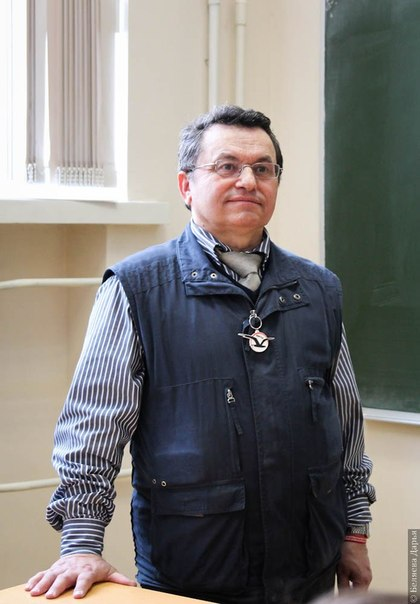
//> input picture 6sem/opencv/bin/donov.jpg, 420 x 604 px
$ ./main   (built with g++ and OpenCV 4)
//> lines starting //> are read from the running program, lines starting //| are printed output that depends on the picture
#include <opencv/cv.hpp>
#include <opencv/highgui.h>
#include<iostream>

using namespace cv;

Mat src, src_gray;
Mat dst, detected_edges;
int lowThreshold = 9;
const int max_lowThreshold = 100;
const int ratio = 3;
const int kernel_size = 3;
const char* window_name = "Edge Map";

Mat CannyThreshold(Mat src, Mat dst)
{
    cvtColor(src, src_gray, COLOR_BGR2GRAY);
    blur(src_gray, detected_edges, Size(3, 3));
    Canny(detected_edges, detected_edges, lowThreshold, lowThreshold * ratio, kernel_size);
    dst = Scalar::all(255);
    src.copyTo(dst, detected_edges);
    //imshow(window_name, dst);
    return dst;
}


int main()
{
    Mat image;
    image = imread("donov.jpg", CV_LOAD_IMAGE_COLOR);
//> image is the input picture: 604 rows x 420 cols, CV_8UC3; mean B, G, R 120.7, 123.3, 126.3

    // [5 lines of commented-out code are left out]

    Mat blured;
    GaussianBlur(image, blured, Size(15, 15), 0, 0);

    // [5 lines of commented-out code are left out]

    Mat grayScale;
    cvtColor(image, grayScale, COLOR_BGR2GRAY);
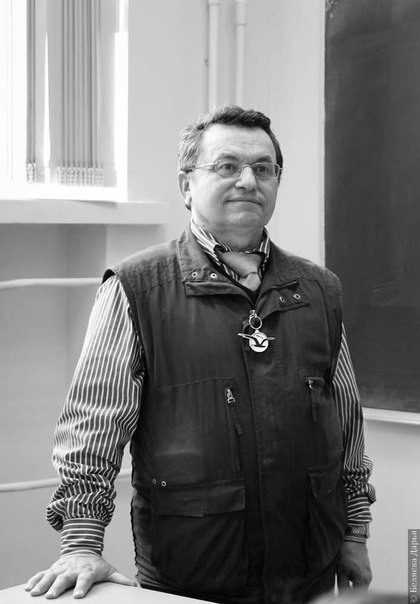
//> grayScale: 604 rows x 420 cols, CV_8UC1; min 0, max 255, mean 123.9

    Mat dX, dY;
    Sobel(grayScale, dX, CV_32F, 1, 0);
    Sobel(grayScale, dY, CV_32F, 0, 1);
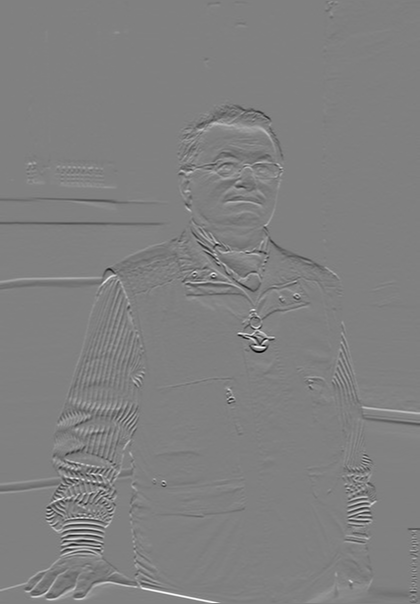
//> dY: 604 rows x 420 cols, CV_32FC1; min -947, max 931, mean -0.3; drawn with min black and max white

    // [5 lines of commented-out code are left out]

    Mat mag, ang;
    cartToPolar(dX, dY, mag, ang);
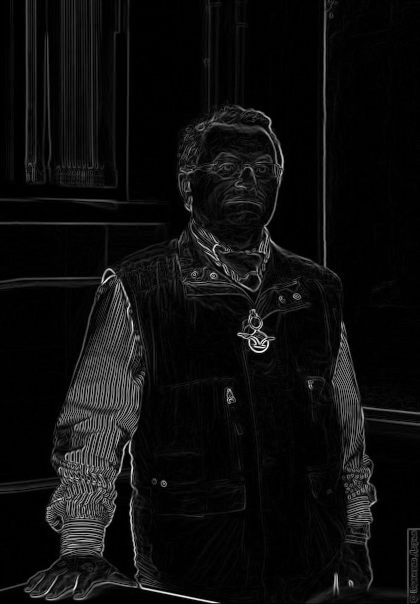
//> mag: 604 rows x 420 cols, CV_32FC1; min 0, max 1005.2, mean 55; drawn with min black and max white
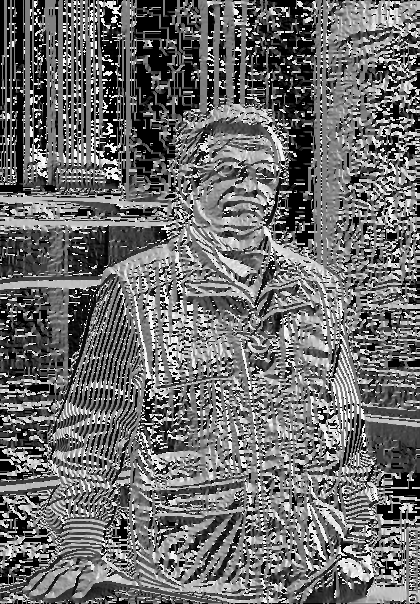
//> ang: 604 rows x 420 cols, CV_32FC1; min 0, max 6.28, mean 2.69; drawn with min black and max white

    auto it = std::max_element(mag.begin<float>(), mag.end<float>());
    auto max_elem = mag.at<float>(it.pos());
//> max_elem = 1005.2
    mag /= max_elem;

    // [23 lines of commented-out code are left out]


    VideoCapture cap(0);
    if (!cap.isOpened())
        return -1;
    namedWindow("frame", CV_WINDOW_AUTOSIZE);
    while (true)
    {
        Mat frame, dst;
        cap >> frame;
        dst.create(frame.size(), frame.type());
        Mat final;
        flip(CannyThreshold(frame, dst), final, 1);
//> in CannyThreshold, `Canny(detected_edges, detected_edges, lowThreshold, lowThreshold * rat..`:
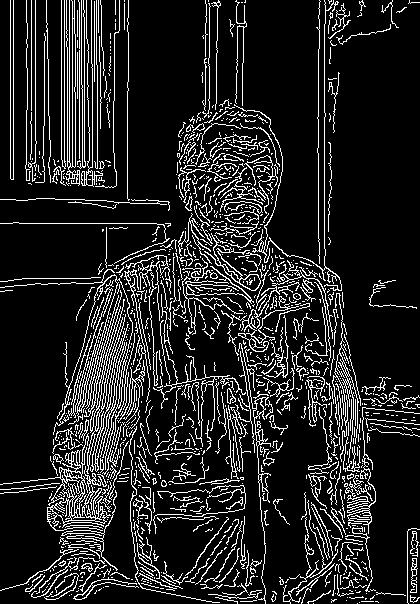
//> detected_edges: 604 rows x 420 cols, CV_8UC1; 13.7% white in thin lines or dots
//> in CannyThreshold, `src.copyTo(dst, detected_edges);`:
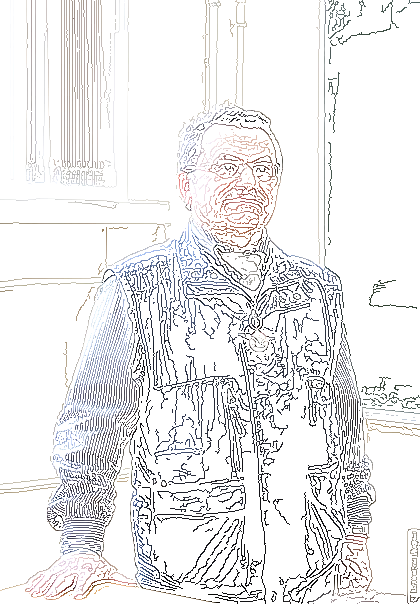
//> dst: 604 rows x 420 cols, CV_8UC3; mean B, G, R 235.7, 234.8, 235.2
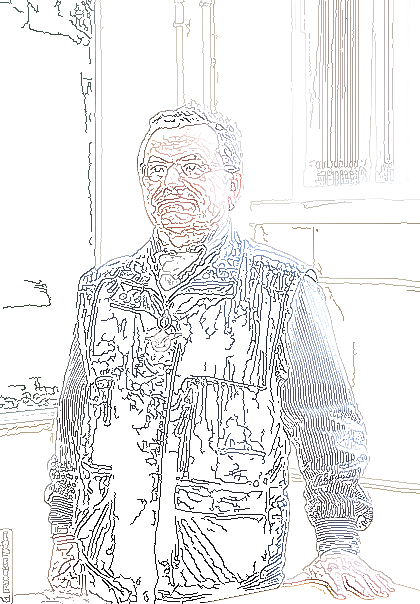
//> final: 604 rows x 420 cols, CV_8UC3; mean B, G, R 235.7, 234.8, 235.2
        imshow("frame", final);
        if (waitKey(30) == 27) break; //выходим на esc
//> the Esc key is pressed
    }

    //namedWindow("Display window", WINDOW_AUTOSIZE);
    //imshow("Display window", mag);

    waitKey(0);

    return 0;
}
